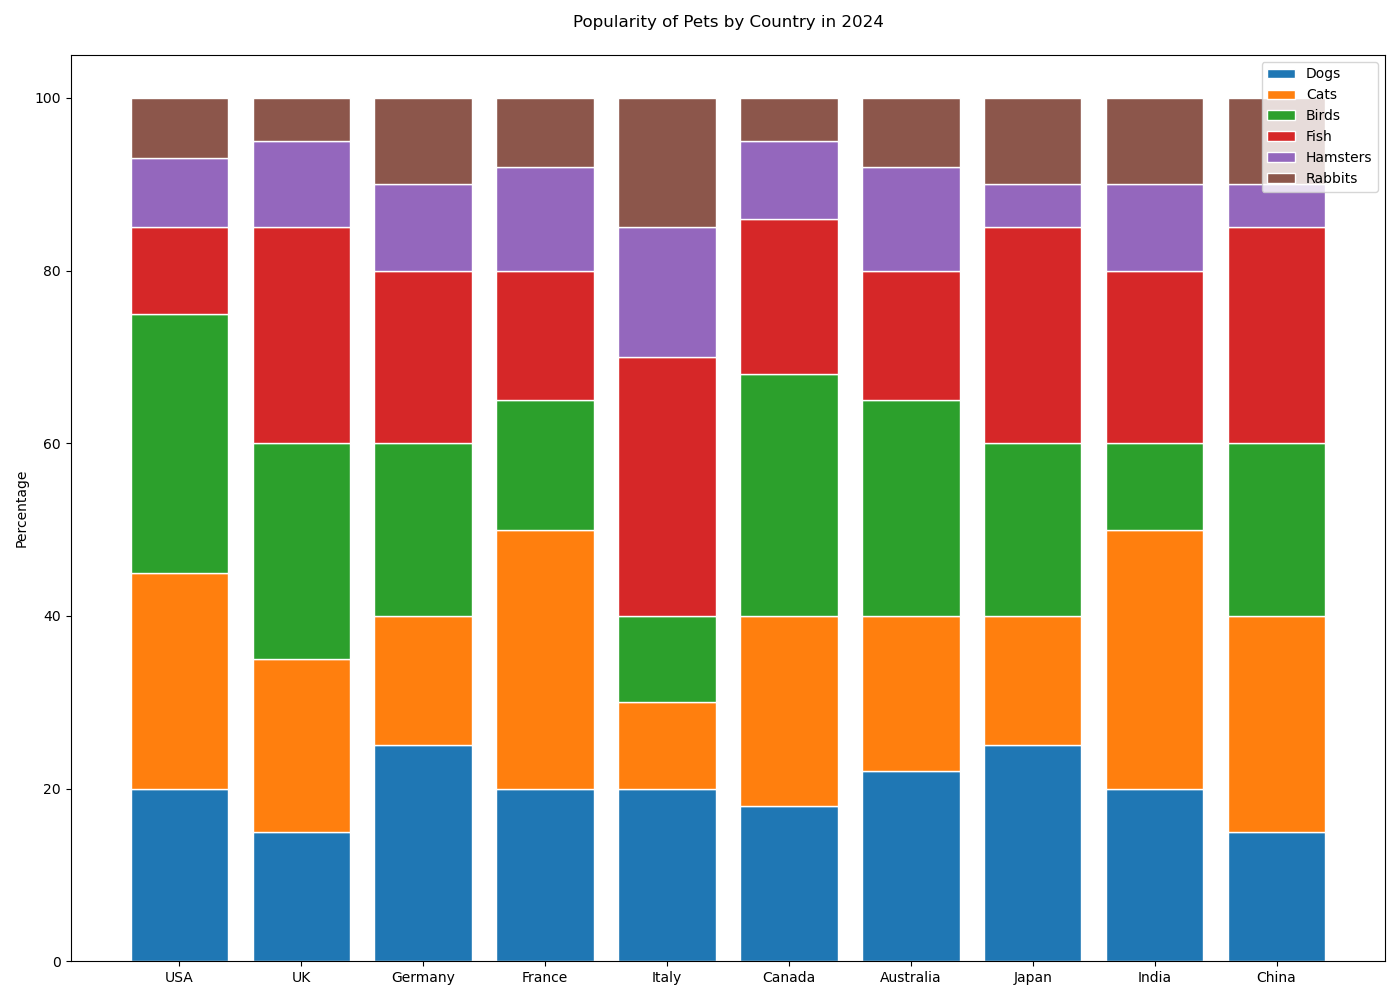

Here is the Python script that generated this plot:

import matplotlib.pyplot as plt
import numpy as np

# Data for the chart
categories = ['USA', 'UK', 'Germany', 'France', 'Italy', 'Canada', 'Australia', 'Japan', 'India', 'China']
Dogs = [20, 15, 25, 20, 20, 18, 22, 25, 20, 15]
Cats = [25, 20, 15, 30, 10, 22, 18, 15, 30, 25]
Birds = [30, 25, 20, 15, 10, 28, 25, 20, 10, 20]
Fish = [10, 25, 20, 15, 30, 18, 15, 25, 20, 25]
Hamsters = [8, 10, 10, 12, 15, 9, 12, 5, 10, 5]
Rabbits = [7, 5, 10, 8, 15, 5, 8, 10, 10, 10]

# Stacked bar chart
fig, ax = plt.subplots(figsize=(14, 10))
bar_width = 0.8

bar1 = np.add(Dogs, Cats).tolist()
bar2 = np.add(bar1, Birds).tolist()
bar3 = np.add(bar2, Fish).tolist()
bar4 = np.add(bar3, Hamsters).tolist()

ax.bar(categories, Dogs, color='#1f77b4', edgecolor='white', width=bar_width)
ax.bar(categories, Cats, bottom=Dogs, color='#ff7f0e', edgecolor='white', width=bar_width)
ax.bar(categories, Birds, bottom=bar1, color='#2ca02c', edgecolor='white', width=bar_width)
ax.bar(categories, Fish, bottom=bar2, color='#d62728', edgecolor='white', width=bar_width)
ax.bar(categories, Hamsters, bottom=bar3, color='#9467bd', edgecolor='white', width=bar_width)
ax.bar(categories, Rabbits, bottom=bar4, color='#8c564b', edgecolor='white', width=bar_width)

# Adding labels and title
ax.set_ylabel('Percentage')
ax.set_title('Popularity of Pets by Country in 2024', pad=20)

# Adding legend
ax.legend(['Dogs', 'Cats', 'Birds', 'Fish', 'Hamsters', 'Rabbits'], loc='upper right')

plt.tight_layout()
plt.show()
